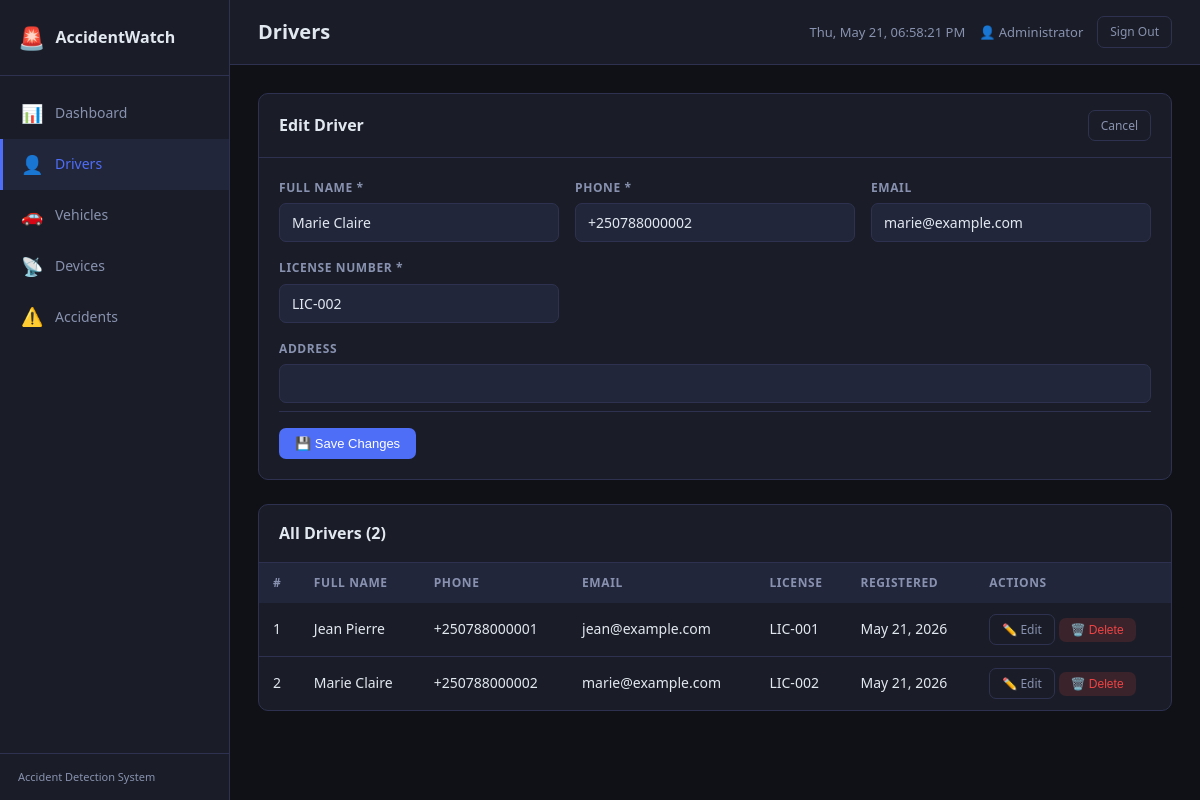
The page /dashboard/drivers.php?edit=2 (signed in) on the database its author committed.
### tables this page shows
CREATE TABLE IF NOT EXISTS drivers (
    id             INT UNSIGNED AUTO_INCREMENT PRIMARY KEY,
    full_name      VARCHAR(100) NOT NULL,
    phone          VARCHAR(20)  NOT NULL,
    email          VARCHAR(100),
    license_number VARCHAR(50)  NOT NULL UNIQUE,
    address        TEXT,
    created_at     DATETIME DEFAULT CURRENT_TIMESTAMP,
    updated_at     DATETIME DEFAULT CURRENT_TIMESTAMP ON UPDATE CURRENT_TIMESTAMP
);

### dashboard/drivers.php (the view, shortened to what this page needs)
<?php
$db  = getDB();
$editDriver = null;
if (isset($_GET['edit'])) {
    $editDriver = $db->prepare("SELECT * FROM drivers WHERE id = ?");
    $editDriver->execute([(int)$_GET['edit']]);
    $editDriver = $editDriver->fetch();
}
$drivers = $db->query("SELECT * FROM drivers ORDER BY created_at DESC")->fetchAll();
require_once 'includes/header.php';
?>
<div class="card" style="margin-bottom:24px">
    <div class="card-header">
        <h2><?= $editDriver ? 'Edit Driver' : 'Register New Driver' ?></h2>
        <?php if ($editDriver): ?>
        <a href="drivers.php" class="btn btn-ghost btn-sm">Cancel</a>
        <?php endif; ?>
    </div>
    <div class="card-body">
        <form method="POST">
            <div class="form-grid">
                <div class="form-group">
                    <label>Full Name *</label>
                    <input type="text" name="full_name" required
                           value="<?= htmlspecialchars($editDriver['full_name'] ?? '') ?>">
                </div>
                <div class="form-group">
                    <label>Phone *</label>
                    <input type="text" name="phone" required placeholder="+250780000000"
                           value="<?= htmlspecialchars($editDriver['phone'] ?? '') ?>">
                </div>
                <div class="form-group">
                    <label>Email</label>
                    <input type="email" name="email"
                           value="<?= htmlspecialchars($editDriver['email'] ?? '') ?>">
                </div>
                <div class="form-group">
                    <label>License Number *</label>
                    <input type="text" name="license_number" required
                           value="<?= htmlspecialchars($editDriver['license_number'] ?? '') ?>">
                </div>
                <div class="form-group full">
                    <label>Address</label>
                    <input type="text" name="address"
                           value="<?= htmlspecialchars($editDriver['address'] ?? '') ?>">
                </div>
            </div>
            <div class="form-actions">
                <button type="submit" class="btn btn-primary">
                    <?= $editDriver ? '💾 Save Changes' : '➕ Register Driver' ?>
                </button>
            </div>
        </form>
    </div>
</div>
<div class="card">
    <div class="card-header">
        <h2>All Drivers (<?= count($drivers) ?>)</h2>
    </div>
    <div class="table-wrap">
        <table>
            <thead>
                <tr>
                    <th>#</th>
                    <th>Full Name</th>
                    <th>Phone</th>
                    <th>Email</th>
                    <th>License</th>
                    <th>Registered</th>
                    <th>Actions</th>
                </tr>
            </thead>
            <tbody>
                <?php if (empty($drivers)): ?>
                <tr><td colspan="7" class="empty">No drivers registered yet.</td></tr>
                <?php else: ?>
                <?php foreach ($drivers as $d): ?>
                <tr>
                    <td><?= $d['id'] ?></td>
                    <td><?= htmlspecialchars($d['full_name']) ?></td>
                    <td><?= htmlspecialchars($d['phone']) ?></td>
                    <td><?= htmlspecialchars($d['email'] ?? '—') ?></td>
                    <td><?= htmlspecialchars($d['license_number']) ?></td>
                    <td><?= date('M d, Y', strtotime($d['created_at'])) ?></td>
                    <td>
                        <a href="drivers.php?edit=<?= $d['id'] ?>" class="btn btn-ghost btn-sm">✏️ Edit</a>
                        <form method="POST" style="display:inline">
                            <button type="submit" class="btn btn-danger btn-sm confirm-delete">🗑️ Delete</button>
                        </form>
                    </td>
                </tr>
                <?php endforeach; ?>
                <?php endif; ?>
            </tbody>
        </table>
    </div>
</div>
<?php require_once 'includes/footer.php'; ?>

### dashboard/assets/css/style.css (style rules this page uses)
*, *::before, *::after { box-sizing: border-box; margin: 0; padding: 0; }
:root { --bg: #0f1117; --surface: #1a1d27; --surface2: #22263a; --border: #2e3250; --primary: #4f6ef7; --primary-h: #3a57e8; --text: #e2e8f0; --text-muted:#8892b0; --urgent: #ef4444; --medium: #f59e0b; --normal: #22c55e; --radius: 10px; --sidebar-w: 230px; --transition: 0.2s ease; }
body { font-family: 'Segoe UI', system-ui, sans-serif; background: var(--bg); color: var(--text); font-size: 14px; line-height: 1.6; }
a { color: var(--primary); text-decoration: none; }
.card { background: var(--surface); border: 1px solid var(--border); border-radius: var(--radius); margin-bottom: 24px; overflow: hidden; }
.card-header { display: flex; align-items: center; justify-content: space-between; padding: 16px 20px; border-bottom: 1px solid var(--border); }
.card-header h2 { font-size: 16px; font-weight: 600; }
.card-body { padding: 20px; }
.table-wrap { overflow-x: auto; }
table { width: 100%; border-collapse: collapse; }
thead th { background: var(--surface2); padding: 10px 14px; text-align: left; font-size: 12px; font-weight: 600; color: var(--text-muted); text-transform: uppercase; letter-spacing: 0.05em; white-space: nowrap; }
tbody td { padding: 11px 14px; border-bottom: 1px solid var(--border); vertical-align: middle; }
tbody tr:last-child td { border-bottom: none; }
.btn { display: inline-flex; align-items: center; gap: 6px; padding: 8px 16px; border-radius: 7px; font-size: 13px; font-weight: 500; cursor: pointer; border: none; transition: background var(--transition), opacity var(--transition); text-decoration: none; }
.btn-primary { background: var(--primary); color: #fff; }
.btn-danger { background: rgba(239,68,68,0.15); color: #ef4444; }
.btn-sm { padding: 5px 12px; font-size: 12px; }
.btn-ghost { background: transparent; color: var(--text-muted); border: 1px solid var(--border); }
.form-grid { display: grid; grid-template-columns: repeat(auto-fill, minmax(240px, 1fr)); gap: 16px; }
.form-group { display: flex; flex-direction: column; gap: 6px; }
.form-group.full { grid-column: 1 / -1; }
label { font-size: 12px; font-weight: 600; color: var(--text-muted); text-transform: uppercase; letter-spacing: 0.05em; }
input, select, textarea { background: var(--surface2); border: 1px solid var(--border); border-radius: 7px; padding: 9px 12px; color: var(--text); font-size: 14px; font-family: inherit; transition: border-color var(--transition); width: 100%; }
.form-actions { display: flex; gap: 10px; margin-top: 8px; padding-top: 16px; border-top: 1px solid var(--border); }

### rows shown on the page
drivers: full_name "Marie Claire", phone "+250788000002", email "marie@example.com", license_number "LIC-002", id "2", created_at "May 21, 2026"
drivers: id "1", full_name "Jean Pierre", phone "+250788000001", email "jean@example.com", license_number "LIC-001", created_at "May 21, 2026"

### other values the page prints
$icon "📊 👤 🚗 📡 ⚠️"
$label "Dashboard Drivers Vehicles Devices Accidents"
$pageTitle "Drivers"
$_SESSION['full_name'] "Administrator"
count($drivers) "2"
